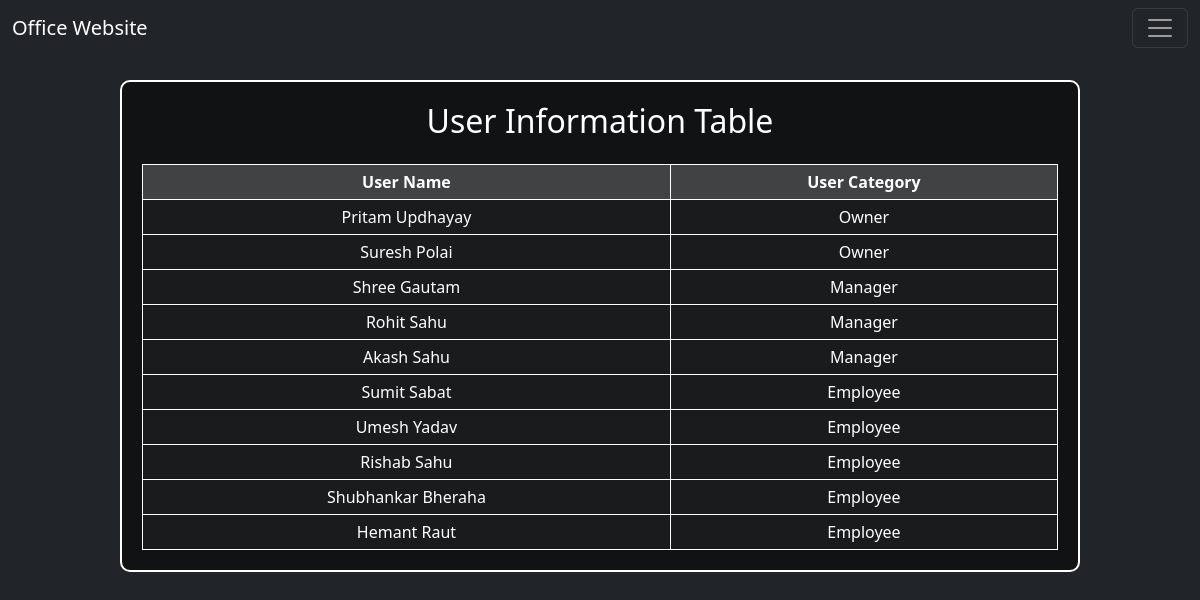
The app's page /user-table/ with its own data.
### home/models.py (models this page shows, shortened)
class Profile(models.Model):
    category = [
        ('Owner', 'Owner'),
        ('Manager', 'Manager'),
        ('Employee', 'Employee'),
        ('Internship', 'Internship')
    ]
    name = models.ForeignKey(User, on_delete=models.CASCADE)
    user_image = models.ImageField(upload_to='profile/', default='default_user/def_user.jpg')
    desc = models.TextField(max_length=5000, null=True, blank=True)
    contact_no = models.CharField(max_length=10)
    user_category = models.CharField(choices=category, default='Employee', max_length=50)

### home/views.py (the view)
# urls.py: path('user-table/', views.tablePageFunction, name='table'),
def tablePageFunction(request):
    profile = list(Profile.objects.all().values())
    for a1 in range(len(profile)):
        for a2 in range(len(profile)):
            if profile[a1]['user_category'][:1] > profile[a2]['user_category'][:1]:
                profile[a1], profile[a2] = profile[a2], profile[a1]
    lst = []; lst_data = []
    for i in profile:
        lst += [i['name_id']]
    for j in range(len(lst)):
        lst_data += [User.objects.get(id=lst[j])]
    zipped_data = zip(profile, lst_data)
    context = {
        'zipped_data' : zipped_data
    }
    return render(request, 'table.html', context)

### templates/table.html (shortened to what this page needs)
{% extends 'base.html' %}
{% block body %}
<div class="container table-container" style="margin-top: 80px;">
    <h2 class="text-center mb-4">User Information Table</h2>
    <table>
        <thead>
            <tr>
                <th>User Name</th>
                <th>User Category</th>
            </tr>
        </thead>
        <tbody>
            {% if zipped_data %}
                {% for i, user in zipped_data %}
                    <tr>
                        <td><a href="{% url 'profile' user.id user.username 1 %}"><span>{{ user.first_name }} {{ user.last_name }}</span></a></td>
                        <td><a href="{% url 'profile' user.id user.username 1 %}">{{ i.user_category }}</a></td>
                    </tr>
                {% endfor %}
            {% endif %}
        </tbody>
    </table>
</div>
{% endblock %}

### templates/table.html (style rules this page uses)
body { background-color: rgb(33, 37, 41); color: white; }
.table-container { margin: 30px auto; padding: 20px; background-color: rgba(0, 0, 0, 0.5); border-radius: 10px; border: 2px solid white; width: 80%; }
table { width: 100%; border-collapse: collapse; }
th, td { text-align: center; padding: 5px; border: 1px solid white; }
th { background-color: rgba(255, 255, 255, 0.204); }
td { background-color: rgba(255, 255, 255, 0.04); }
a { color: white; text-decoration: none; }

### records on screen
Profile: first_name "Pritam", last_name "Updhayay", user_category "Owner"
Profile: first_name "Suresh", last_name "Polai", user_category "Owner"
Profile: first_name "Shree", last_name "Gautam", user_category "Manager"
Profile: first_name "Rohit", last_name "Sahu", user_category "Manager"
Profile: first_name "Akash", last_name "Sahu", user_category "Manager"
Profile: first_name "Sumit", last_name "Sabat", user_category "Employee"
Profile: first_name "Umesh", last_name "Yadav", user_category "Employee"
Profile: first_name "Rishab", last_name "Sahu", user_category "Employee"
Profile: first_name "Shubhankar", last_name "Bheraha", user_category "Employee"
Profile: first_name "Hemant", last_name "Raut", user_category "Employee"
